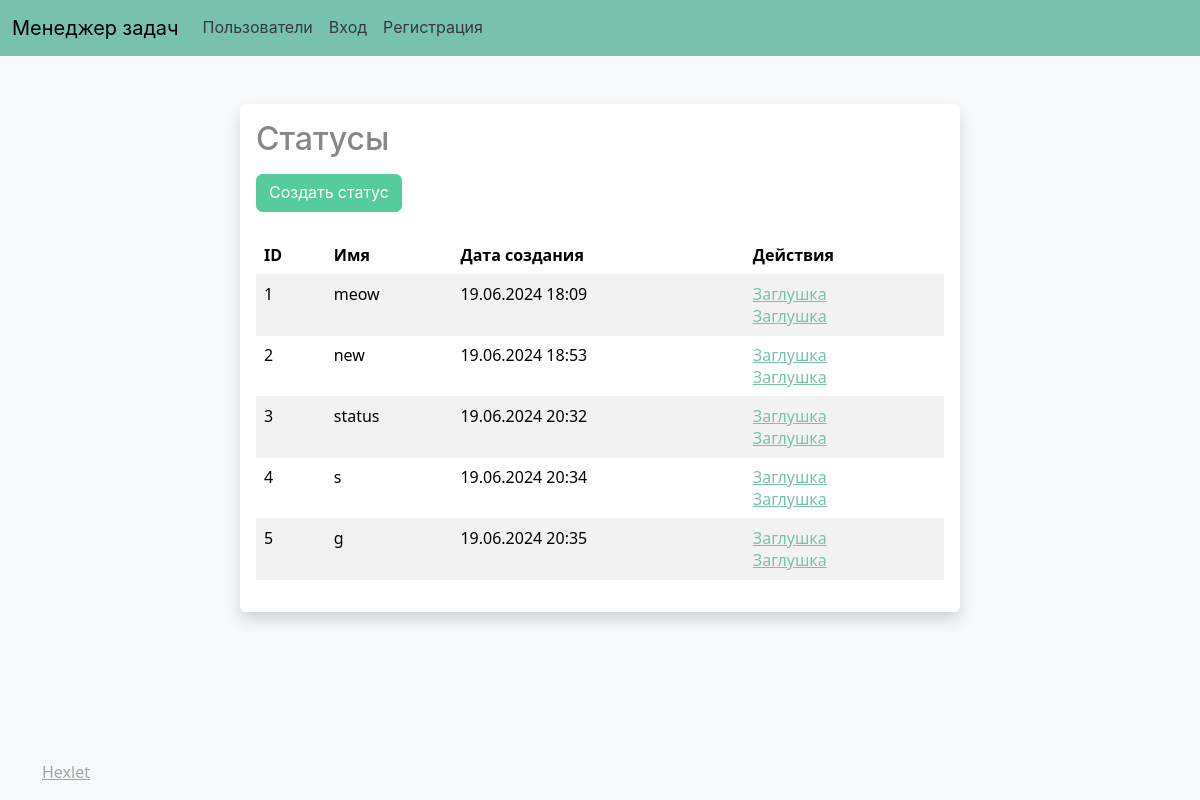
Screenshot of /statuses/ with the database file from the repository.
### task_manager/models.py (models this page shows, shortened)
class Status(models.Model):
    name = models.CharField(verbose_name=_('Имя'), max_length=100, validators=[])
    created_at = models.DateTimeField(auto_now_add=True)

### task_manager/views.py (the view)
# urls.py: path('statuses/', views.list_statuses, name='list_statuses'),
def list_statuses(request):
    statuses = Status.objects.all()
    return render(request, 'statuses/statuses.html', {'statuses': statuses})

### task_manager/templates/statuses/statuses.html (shortened to what this page needs)
{% extends 'base.html' %}
{% load i18n %}
{% block content %}
<div class="container mt-5">
    <div class="row">
        <div class="col-md-8 offset-md-2">
            <div class="card border-0 shadow">
                <div class="card-body">
                    <h2 class="card-title">{% trans 'Статусы' %}</h2>
                    <div class="mt-3"><a href="{% url 'create_status' %}" class="btn btn-success">{% trans "Создать статус" %}</a></div>
                    <table class="table table-striped mt-4">
                        <thead>
                            <tr>
                                <th>{% trans 'ID' %}</th>
                                <th>{% trans 'Имя' %}</th>
                                <th>{% trans 'Дата создания' %}</th>
                                <th>{% trans 'Действия' %}</th>
                            </tr>
                        </thead>
                        <tbody>
                            {% for status in statuses %}
                            <tr>
                                <td>{{ status.id }}</td>
                                <td>{{ status.name }}</td>
                                <td>{{ status.created_at|date:"d.m.Y H:i" }}</td>
                                <td>
                                    <div><a href="javascript:void(0);">{% trans "Заглушка" %}</a></div>
                                    <div><a href="javascript:void(0);">{% trans "Заглушка" %}</a></div>
                                </td>
                            </tr>
                            {% endfor %}
                        </tbody>
                    </table>
                </div>
            </div>
        </div>
    </div>
</div>
{% endblock %}

### rows the page displays
Status: id "1", name "meow", created_at "19.06.2024 18:09"
Status: id "2", name "new", created_at "19.06.2024 18:53"
Status: id "3", name "status", created_at "19.06.2024 20:32"
Status: id "4", name "s", created_at "19.06.2024 20:34"
Status: id "5", name "g", created_at "19.06.2024 20:35"
